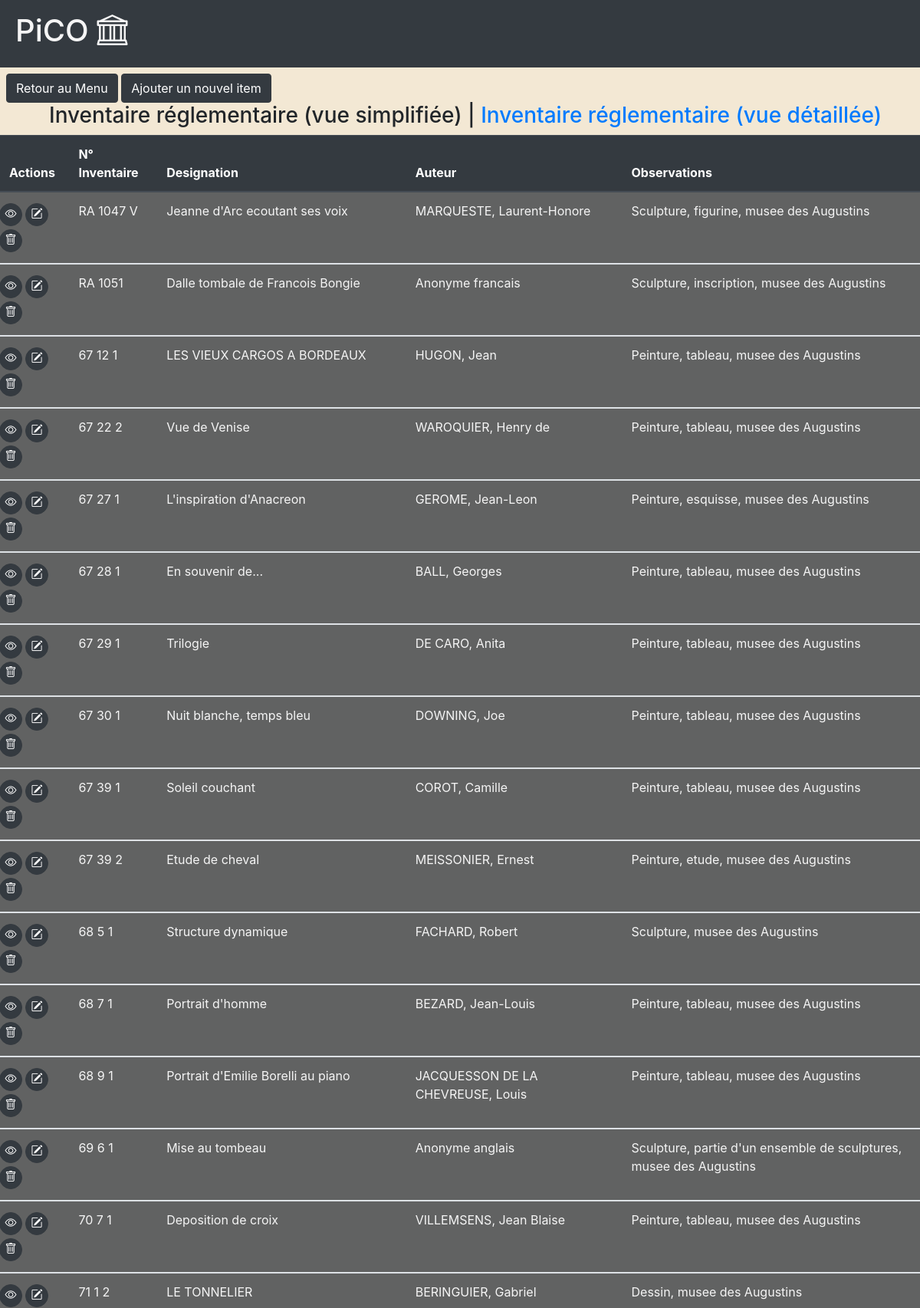
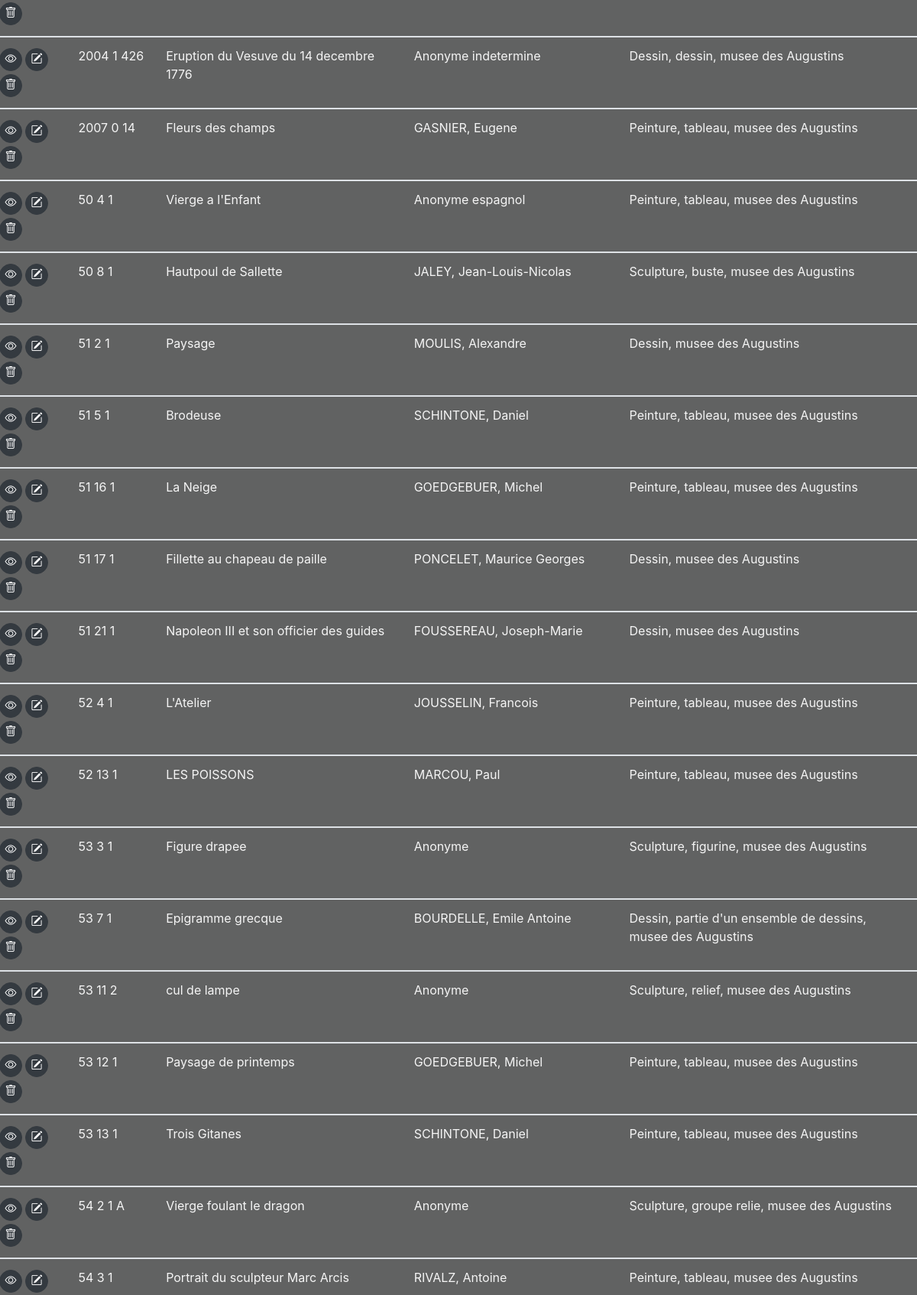
/Site/Inventory.php (upper part), run on the app's committed database (2 pictures, top to bottom).
### tables this page shows
CREATE TABLE `inventory` (
  `id` int(11) NOT NULL,
  `num_inventaire` varchar(15) DEFAULT NULL,
  `mode_acquisition` varchar(40) DEFAULT NULL,
  `nom_donateur` varchar(40) DEFAULT NULL,
  `date_acquisition` date DEFAULT NULL,
  `instanc_scientifique` varchar(255) DEFAULT NULL,
  `prix_achat_subvention` varchar(25) DEFAULT NULL,
  `date_affec` date DEFAULT NULL,
  `designation` varchar(75) DEFAULT NULL,
  `inscriptions` varchar(255) DEFAULT NULL,
  `matiere` varchar(75) DEFAULT NULL,
  `technique` varchar(75) DEFAULT NULL,
  `mesures` varchar(255) DEFAULT NULL,
  `etat` varchar(75) DEFAULT NULL,
  `auteur` varchar(75) DEFAULT NULL,
  `datation` varchar(20) DEFAULT NULL,
  `fonction_usage` varchar(40) DEFAULT NULL,
  `prov_geo` varchar(40) DEFAULT NULL,
  `observations` varchar(255) DEFAULT NULL,
  PRIMARY KEY (`id`)
);

### Site/Inventory.php (the view, shortened to what this page needs)
<!DOCTYPE html>
<html lang="en">
    <head>
        <link rel="stylesheet" href="https://cdn.jsdelivr.net/npm/bootstrap@4.5.3/dist/css/bootstrap.min.css"
>
            <link rel="stylesheet" href="https://cdn.jsdelivr.net/npm/bootstrap-icons@1.7.2/font/bootstrap-icons.css">
        <link rel="stylesheet" href="./css/style.css">
    </head>
    <body>
        <header class="">
            <div class="bg-dark py-3">
                <h1>PiCO <i class="bi bi-bank"></i></h1>
            </div>
            <div class="mt-2 ml-2">
                <button class="btn btn-dark" onclick="window.location.href='./index.php';">Retour au Menu</button>
                <button class="btn btn-dark justify-content-right" onclick="window.location.href='./add.php';">Ajouter un nouvel item</button>
            </div>
            <div class="mx-4">
                <h3>Inventaire réglementaire (vue simplifiée) | <a href="./InventoryDetailed.php">Inventaire réglementaire (vue détaillée)</a></h3>
            </div>
        </header>
        <?php
            try {
                $mysqlClient = new PDO('mysql:host=localhost;dbname=pico;charset=utf8', 'admin_pico', 'pico123');
            }
            catch(Exception $e) {
                die('Erreur : '.$e->getMessage());
            }
            $inventoryStatement = $mysqlClient->prepare('SELECT id, num_inventaire, designation, auteur, observations FROM inventory');
            $inventoryStatement->execute();
            $items = $inventoryStatement->fetchAll();
        ?>
        <table class="table table-striped">
            <thead class="thead-dark">
                <tr>
                    <th scope="col">Actions</th>
                    <th scope="col">N° Inventaire</th>
                    <th scope="col">Designation</th>
                    <th scope="col">Auteur</th>
                    <th scope="col">Observations</th>
                </tr>
            </thead>
        <?php
            foreach ($items as $item) {
        ?>
            <tbody>
                <tr>
                <td scope="row">
                    <div class="row">
                        <form action="show.php" method="POST">
                            <button class="btn btn-dark smallrdbtn" title="Afficher l'item" onclick="window.location.href='./show.php';">
                            <i class="bi bi-eye"></i></button>
                        </form>
                        <form action="update.php" method="POST">
                            <button class="btn btn-dark smallrdbtn" title="Modifier l'item" onclick="window.location.href='./update.php';">
                            <i class="bi bi-pencil-square"></i></button>
                        </form>
                        <form action="deleted.php" method="POST" onsubmit="return confirm('Cet item sera supprimé définitivement');">
                            <button class="btn btn-dark smallrdbtn" title="Supprimer l'item";">
                            <i class="bi bi-trash"></i></button>
                        </form>
                    </div>
                    </td>
                    <td><?php echo $item['num_inventaire'];?></td>
                    <td><?php echo $item['designation'];?></td>
                    <td><?php echo $item['auteur'];?></td>
                    <td><?php echo $item['observations'];?></td>
                </tr>
            </tbody>
        <?php
            }
        ?>
        </table>
    </body>
</html>

### Site/css/style.css (style rules this page uses)
.smallrdbtn { height: 30px; width: 30px; border-radius: 50%; font-size: 15px; text-align: center; margin: 2px 2px 2px 2px; padding: 0px; }
h1 { margin-left: 20px; color:whitesmoke; }
h3 { margin-left: 40px; }
body { background-color: rgb(243, 232, 212); }
th, tr, td { background-color: rgba(52, 58, 64, 0.75); color: whitesmoke; }

### data on the page
inventory: num_inventaire "RA 1047 V", designation "Jeanne d'Arc ecoutant ses voix", auteur "MARQUESTE, Laurent-Honore", observations "Sculpture, figurine, musee des Augustins"
inventory: num_inventaire "RA 1051", designation "Dalle tombale de Francois Bongie", auteur "Anonyme francais", observations "Sculpture, inscription, musee des Augustins"
inventory: num_inventaire "67 12 1", designation "LES VIEUX CARGOS A BORDEAUX", auteur "HUGON, Jean", observations "Peinture, tableau, musee des Augustins"
inventory: num_inventaire "67 22 2", designation "Vue de Venise", auteur "WAROQUIER, Henry de", observations "Peinture, tableau, musee des Augustins"
inventory: num_inventaire "67 27 1", designation "L'inspiration d'Anacreon", auteur "GEROME, Jean-Leon", observations "Peinture, esquisse, musee des Augustins"
inventory: num_inventaire "67 28 1", designation "En souvenir de...", auteur "BALL, Georges", observations "Peinture, tableau, musee des Augustins"
inventory: num_inventaire "67 29 1", designation "Trilogie", auteur "DE CARO, Anita", observations "Peinture, tableau, musee des Augustins"
inventory: num_inventaire "67 30 1", designation "Nuit blanche, temps bleu", auteur "DOWNING, Joe", observations "Peinture, tableau, musee des Augustins"
inventory: num_inventaire "67 39 1", designation "Soleil couchant", auteur "COROT, Camille", observations "Peinture, tableau, musee des Augustins"
inventory: num_inventaire "67 39 2", designation "Etude de cheval", auteur "MEISSONIER, Ernest", observations "Peinture, etude, musee des Augustins"
inventory: num_inventaire "68 5 1", designation "Structure dynamique", auteur "FACHARD, Robert", observations "Sculpture, musee des Augustins"
inventory: num_inventaire "68 7 1", designation "Portrait d'homme", auteur "BEZARD, Jean-Louis", observations "Peinture, tableau, musee des Augustins"
inventory: num_inventaire "68 9 1", designation "Portrait d'Emilie Borelli au piano", auteur "JACQUESSON DE LA CHEVREUSE, Louis", observations "Peinture, tableau, musee des Augustins"
inventory: num_inventaire "69 6 1", designation "Mise au tombeau", auteur "Anonyme anglais", observations "Sculpture, partie d'un ensemble de sculptures, musee des Augustins"
inventory: num_inventaire "70 7 1", designation "Deposition de croix", auteur "VILLEMSENS, Jean Blaise", observations "Peinture, tableau, musee des Augustins"
inventory: num_inventaire "71 1 2", designation "LE TONNELIER", auteur "BERINGUIER, Gabriel", observations "Dessin, musee des Augustins"
inventory: num_inventaire "2004 1 426", designation "Eruption du Vesuve du 14 decembre 1776", auteur "Anonyme indetermine", observations "Dessin, dessin, musee des Augustins"
inventory: num_inventaire "2007 0 14", designation "Fleurs des champs", auteur "GASNIER, Eugene", observations "Peinture, tableau, musee des Augustins"
inventory: num_inventaire "50 4 1", designation "Vierge a l'Enfant", auteur "Anonyme espagnol", observations "Peinture, tableau, musee des Augustins"
inventory: num_inventaire "50 8 1", designation "Hautpoul de Sallette", auteur "JALEY, Jean-Louis-Nicolas", observations "Sculpture, buste, musee des Augustins"
inventory: num_inventaire "51 2 1", designation "Paysage", auteur "MOULIS, Alexandre", observations "Dessin, musee des Augustins"
inventory: num_inventaire "51 5 1", designation "Brodeuse", auteur "SCHINTONE, Daniel", observations "Peinture, tableau, musee des Augustins"
inventory: num_inventaire "51 16 1", designation "La Neige", auteur "GOEDGEBUER, Michel", observations "Peinture, tableau, musee des Augustins"
inventory: num_inventaire "51 17 1", designation "Fillette au chapeau de paille", auteur "PONCELET, Maurice Georges", observations "Dessin, musee des Augustins"
inventory: num_inventaire "51 21 1", designation "Napoleon III et son officier des guides", auteur "FOUSSEREAU, Joseph-Marie", observations "Dessin, musee des Augustins"
inventory: num_inventaire "52 4 1", designation "L'Atelier", auteur "JOUSSELIN, Francois", observations "Peinture, tableau, musee des Augustins"
inventory: num_inventaire "52 13 1", designation "LES POISSONS", auteur "MARCOU, Paul", observations "Peinture, tableau, musee des Augustins"
inventory: num_inventaire "53 3 1", designation "Figure drapee", auteur "Anonyme", observations "Sculpture, figurine, musee des Augustins"
inventory: num_inventaire "53 7 1", designation "Epigramme grecque", auteur "BOURDELLE, Emile Antoine", observations "Dessin, partie d'un ensemble de dessins, musee des Augustins"
inventory: num_inventaire "53 11 2", designation "cul de lampe", auteur "Anonyme", observations "Sculpture, relief, musee des Augustins"
inventory: num_inventaire "53 12 1", designation "Paysage de printemps", auteur "GOEDGEBUER, Michel", observations "Peinture, tableau, musee des Augustins"
inventory: num_inventaire "53 13 1", designation "Trois Gitanes", auteur "SCHINTONE, Daniel", observations "Peinture, tableau, musee des Augustins"
inventory: num_inventaire "54 2 1 A", designation "Vierge foulant le dragon", auteur "Anonyme", observations "Sculpture, groupe relie, musee des Augustins"
inventory: num_inventaire "54 3 1", designation "Portrait du sculpteur Marc Arcis", auteur "RIVALZ, Antoine", observations "Peinture, tableau, musee des Augustins"
